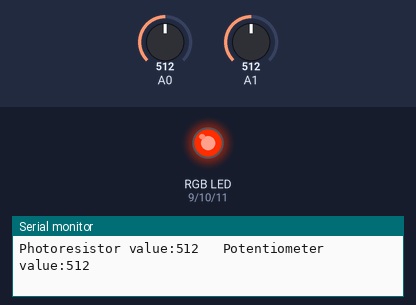
Bench run of a sketch on a simulated Arduino Uno, built with avr-gcc and run on an emulated ATmega328P. Parts: an RGB LED mixed from three pins (HIGH = lit), the last lines printed to the serial monitor. The test bench sets the inputs (shaded band); at power-on: A0 = 512, A1 = 512. Dim RGB values are drawn brighter than linear.

Above: at 4.9 s.
5.0 s: A0 set to 681
At 7.6 s:
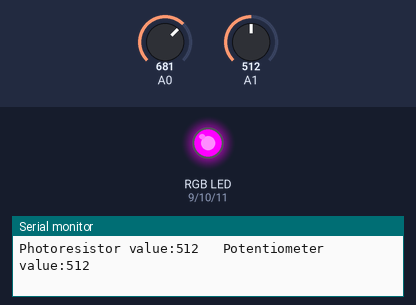
10.1 s: A0 set to 711
At 11.0 s:
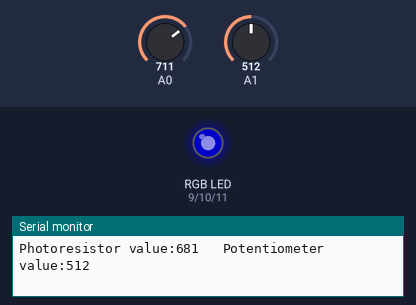
At 12.8 s:
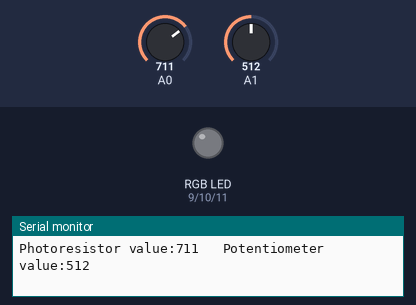
15.2 s: A1 set to 105
24.7 s: A1 set to 89
34.2 s: A0 set to 690
At 36.8 s:
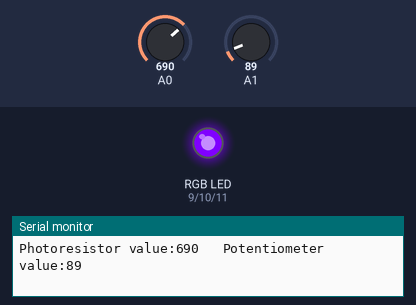
39.3 s: A1 set to 306
Timing chart, 0 to 49.8 s (numbered marks = the images above; inputs shaded):
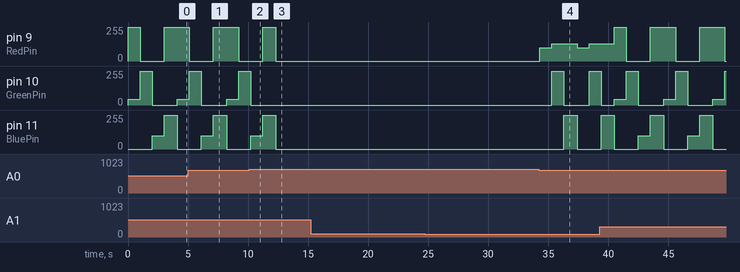

Measured:
- the behaviour switches between 699 and 700 on A0 (found by bisection; images 1 and 2)
- after the input at 10.1 s, pin 10 (GreenPin): goes on until 10.2 s, then stays 0/255; pin 11 (BluePin): goes on until 12.3 s, then stays 0/255
- after the input at 34.2 s, pin 9 (RedPin): alternates 128/255 for 2.1 s and 100/255 for 1.0 s, starting after 0.10 s; pin 10 (GreenPin): 0/255 → 255/255 after 1.1 s, → 0/255 1.0 s later, → 255/255 2.1 s later; pin 11 (BluePin): 0/255 → 255/255 after 2.1 s, → 0/255 1.1 s later

The sketch:

COMP444_1D_RGBNightLight_MultiColourBlink.ino
```cpp
int photoresistor = A0;
int potentiometer = A1;
int threshold = 700;

int RedPin = 9;
int GreenPin = 10;
int BluePin = 11;

void setup() {
  Serial.begin(9600);

  pinMode(RedPin, OUTPUT);
  pinMode(GreenPin, OUTPUT);
  pinMode(BluePin, OUTPUT);
}

void loop() {
  photoresistor = analogRead(A0);
  potentiometer = analogRead(A1);

  Serial.print("Photoresistor value:");
  Serial.print(photoresistor);
  Serial.print("   Potentiometer value:");
  Serial.println(potentiometer);

  if (photoresistor < threshold) {
    if (potentiometer > 0 && potentiometer <= 300) {
      red();
      delay(1000);
      lightGreen();
      delay(1000);
      violet();
      delay(1000);
    }
    if (potentiometer > 300 && potentiometer <= 700) {
      orange();
      delay(1000);
      green();
      delay(1000);
      blue();
      delay(1000);
      magenta();
      delay(1000);
    }
    if (potentiometer > 700){
    yellow();
    delay(1000);
    cyan();
    delay(1000);
    pink();
    delay(1000);
    }
  } else {
    turnOff();
  }
  delay(100);
}

void red() {
  analogWrite(RedPin, 100);
  analogWrite(GreenPin, 0);
  analogWrite(BluePin, 0);
}
void orange() {
  analogWrite(RedPin, 255);
  analogWrite(GreenPin, 45);
  analogWrite(BluePin, 0);
}
void yellow() {
  analogWrite(RedPin, 255);
  analogWrite(GreenPin, 150);
  analogWrite(BluePin, 0);
}
// New colour
void lightGreen() {
  analogWrite(RedPin, 128);
  analogWrite(GreenPin, 255);
  analogWrite(BluePin, 0);
}
void green() {
  analogWrite(RedPin, 0);
  analogWrite(GreenPin, 255);
  analogWrite(BluePin, 0);
}
void cyan() {
  analogWrite(RedPin, 0);
  analogWrite(GreenPin, 100);
  analogWrite(BluePin, 100);
}
void blue() {
  analogWrite(RedPin, 0);
  analogWrite(GreenPin, 0);
  analogWrite(BluePin, 100);
}
// New colour
void violet() {
  analogWrite(RedPin, 128);
  analogWrite(GreenPin, 0);
  analogWrite(BluePin, 255);
}
void magenta() {
  analogWrite(RedPin, 255);
  analogWrite(GreenPin, 0);
  analogWrite(BluePin, 255);
}
//New colour
void pink() {
  analogWrite(RedPin, 255);
  analogWrite(GreenPin, 0);
  analogWrite(BluePin, 128);
}
void turnOff() {
  analogWrite(RedPin, 0);
  analogWrite(GreenPin, 0);
  analogWrite(BluePin, 0);
}
```
